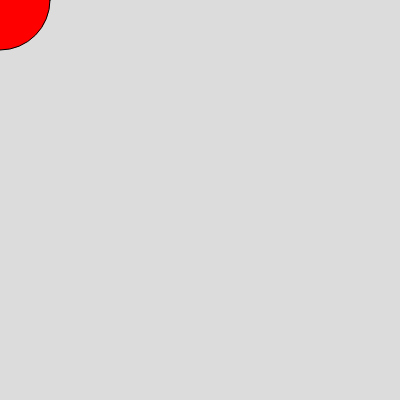
Frame 1 (no input)
Frame 60 (no input): identical to frame 1, image omitted
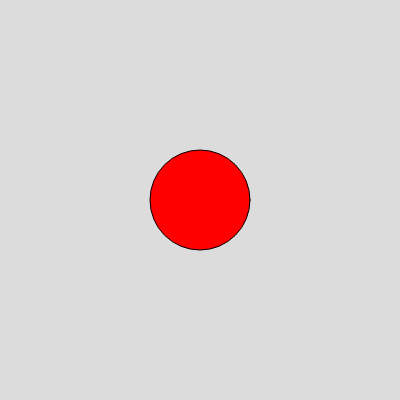
Frame 120 (the mouse pressed at the canvas centre since frame 60)

The p5.js sketch that drew these frames (run headless with seeded random() and noise() and a simulated clock; from frame 60 on, the mouse is pressed at the canvas centre):

// p5.js sketch
// ── sketch.js
function setup() {
  createCanvas(400, 400);
}

function draw() {
  background(220);
  redCircle(mouseX, mouseY, 50);
}

function redCircle(x, y, circleRadius) {
  fill("red");
  ellipse(x, y, circleRadius * 2);
}
